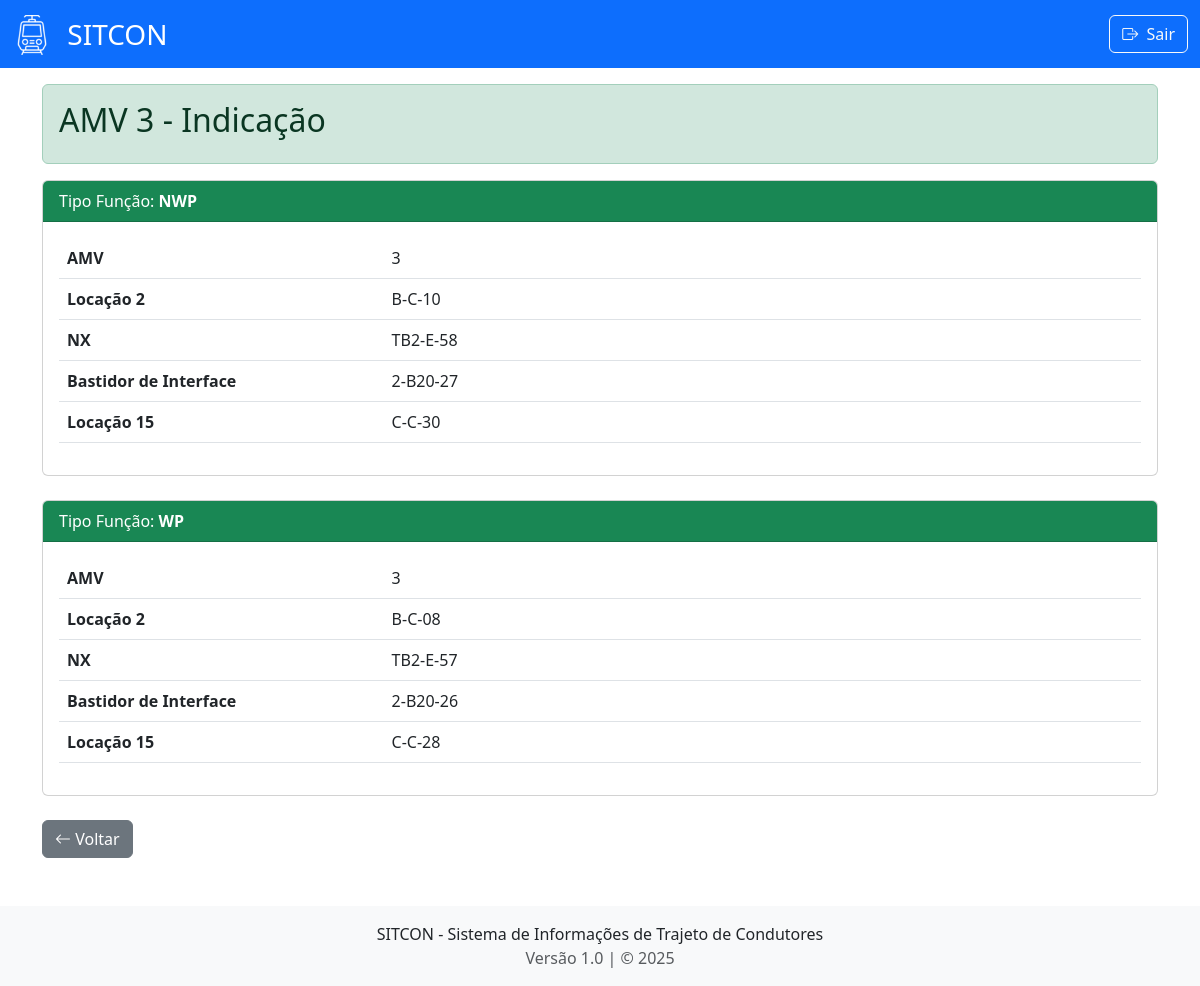
/amv_indicacao/3 (signed in), run on the app's committed database.
### models.py (models this page shows, shortened)
class AMV(db.Model):
    __tablename__ = 'amv'
    idamv = db.Column(db.Integer, primary_key=True)
    tipofuncao = db.Column(db.String(5), primary_key=True)
    L1 = db.Column(db.String(8), nullable=True)
    L2 = db.Column(db.String(8), nullable=True)
    L3 = db.Column(db.String(8), nullable=True)
    L4 = db.Column(db.String(8), nullable=True)
    L5 = db.Column(db.String(8), nullable=True)
    L6 = db.Column(db.String(8), nullable=True)
    L7 = db.Column(db.String(8), nullable=True)
    L9 = db.Column(db.String(8), nullable=True)
    L10 = db.Column(db.String(8), nullable=True)
    tower = db.Column(db.String(8), nullable=True)
    interface = db.Column(db.String(8), nullable=True)
    L14 = db.Column(db.String(8), nullable=True)
    L15 = db.Column(db.String(8), nullable=True)
    L16 = db.Column(db.String(8), nullable=True)
    L17 = db.Column(db.String(8), nullable=True)
    L18 = db.Column(db.String(8), nullable=True)
    L20 = db.Column(db.String(8), nullable=True)
    L21 = db.Column(db.String(8), nullable=True)
    L22 = db.Column(db.String(8), nullable=True)
    L23 = db.Column(db.String(8), nullable=True)

### app.py (the view)
@app.route('/amv_indicacao/<amv_id>')
def amv_indicacao(amv_id):
    return mostrar_amv(amv_id, tipo='Indicação')

### templates/amv_detail.html (shortened to what this page needs)
<!DOCTYPE html>
<html>
  <head>
    <link href="https://cdn.jsdelivr.net/npm/bootstrap@5.3.0/dist/css/bootstrap.min.css" rel="stylesheet" />
    <link rel="stylesheet" href="https://cdn.jsdelivr.net/npm/bootstrap-icons@1.10.0/font/bootstrap-icons.css"/>
  </head>
  <body>
    <nav class="navbar bg-primary navbar-dark">
      <div class="container-fluid">
        <a class="navbar-brand" href="/sitcon" style="font-size: 28px">
          <img
            src="{{ url_for('static', filename='images/train3.png') }}"
            alt="Logo SITCON"
            width="40"
            height="40"
            class="d-inline-block align-text-top me-2"
          /> SITCON
        </a>
        <div class="d-flex">
          <a href="{{ url_for('logout') }}" class="btn btn-outline-light">
            <i class="bi bi-box-arrow-right me-1"></i> Sair
          </a>
        </div>
      </div>
    </nav>
    <div class="container mt-3">
      <div
        class="alert {{ 'alert-primary' if tipo == 'Comando' else 'alert-success' }}"
      >
        <h2>AMV {{ amv_id }} - {{ tipo }}</h2>
      </div>
      {% for registro in registros %}
      <div class="card mb-4">
        <div
          class="card-header bg-{{ 'primary' if tipo == 'Comando' else 'success' }} text-white"
        >
          Tipo Função: <strong>{{ registro.tipofuncao }}</strong>
        </div>
        <div class="card-body">
          <table class="table">
            <tbody>
              {% for nome, valor in registro.items() %} {% if nome !=
              'tipofuncao' %}
              <tr>
                <td width="30%"><strong>{{ nome }}</strong></td>
                <td>{{ valor }}</td>
              </tr>
              {% endif %} {% endfor %}
            </tbody>
          </table>
        </div>
      </div>
      {% endfor %}
      <a href="/amv" class="btn btn-secondary"><i class="bi bi-arrow-left"></i> Voltar</a>
    </div>
      <footer class="mt-5 py-3 bg-light">
      <div class="container text-center">
        <p class="mb-0">SITCON - Sistema de Informações de Trajeto de Condutores</p>
        <p class="mb-0 text-muted">Versão 1.0 | &copy; 2025</p>
      </div>
    </footer>
  </body>
</html>

### data on the page
AMV: tipofuncao "NWP", registro "AMV", registro "3", nome "Locação 2", L2 "B-C-10", nome "NX", tower "TB2-E-58", nome "Bastidor de Interface", interface "2-B20-27", nome "Locação 15", L15 "C-C-30"
AMV: tipofuncao "WP", registro "AMV", registro "3", nome "Locação 2", L2 "B-C-08", nome "NX", tower "TB2-E-57", nome "Bastidor de Interface", interface "2-B20-26", nome "Locação 15", L15 "C-C-28"

### other printed values
{{ amv_id }} "3"
{{ tipo }} "Indicação"
